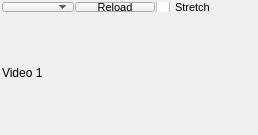
             <widget class="QWidget" name="widget_4" native="true">
              <layout class="QVBoxLayout" name="verticalLayout_16">
               <property name="spacing">
                <number>1</number>
               </property>
               <property name="leftMargin">
                <number>2</number>
               </property>
               <property name="topMargin">
                <number>2</number>
               </property>
               <property name="rightMargin">
                <number>2</number>
               </property>
               <property name="bottomMargin">
                <number>2</number>
               </property>
               <item>
                <layout class="QHBoxLayout" name="horizontalLayout_29">
                 <item>
                  <widget class="QComboBox" name="video_menu_1">
                   <property name="sizePolicy">
                    <sizepolicy hsizetype="Preferred" vsizetype="Maximum">
                     <horstretch>0</horstretch>
                     <verstretch>0</verstretch>
                    </sizepolicy>
                   </property>
                   <property name="maximumSize">
                    <size>
                     <width>16777215</width>
                     <height>10</height>
                    </size>
                   </property>
                   <property name="font">
                    <font>
                     <pointsize>8</pointsize>
                    </font>
                   </property>
                  </widget>
                 </item>
                 <item>
                  <widget class="QPushButton" name="video_reload_1">
                   <property name="sizePolicy">
                    <sizepolicy hsizetype="Minimum" vsizetype="Maximum">
                     <horstretch>0</horstretch>
                     <verstretch>0</verstretch>
                    </sizepolicy>
                   </property>
                   <property name="maximumSize">
                    <size>
                     <width>16777215</width>
                     <height>10</height>
                    </size>
                   </property>
                   <property name="font">
                    <font>
                     <pointsize>8</pointsize>
                    </font>
                   </property>
                   <property name="text">
                    <string>Reload</string>
                   </property>
                  </widget>
                 </item>
                 <item>
                  <widget class="QCheckBox" name="video_stretch_1">
                   <property name="sizePolicy">
                    <sizepolicy hsizetype="Minimum" vsizetype="Maximum">
                     <horstretch>0</horstretch>
                     <verstretch>0</verstretch>
                    </sizepolicy>
                   </property>
                   <property name="maximumSize">
                    <size>
                     <width>16777215</width>
                     <height>10</height>
                    </size>
                   </property>
                   <property name="font">
                    <font>
                     <pointsize>8</pointsize>
                    </font>
                   </property>
                   <property name="text">
                    <string>Stretch</string>
                   </property>
                  </widget>
                 </item>
                 <item>
                  <spacer name="horizontalSpacer_7">
                   <property name="orientation">
                    <enum>Qt::Horizontal</enum>
                   </property>
                   <property name="sizeHint" stdset="0">
                    <size>
                     <width>40</width>
                     <height>6</height>
                    </size>
                   </property>
                  </spacer>
                 </item>
                </layout>
               </item>
               <item>
                <widget class="QLabel" name="video_stream_1">
                 <property name="sizePolicy">
                  <sizepolicy hsizetype="MinimumExpanding" vsizetype="MinimumExpanding">
                   <horstretch>0</horstretch>
                   <verstretch>0</verstretch>
                  </sizepolicy>
                 </property>
                 <property name="minimumSize">
                  <size>
                   <width>160</width>
                   <height>120</height>
                  </size>
                 </property>
                 <property name="text">
                  <string>Video 1</string>
                 </property>
                </widget>
               </item>
              </layout>
             </widget>
